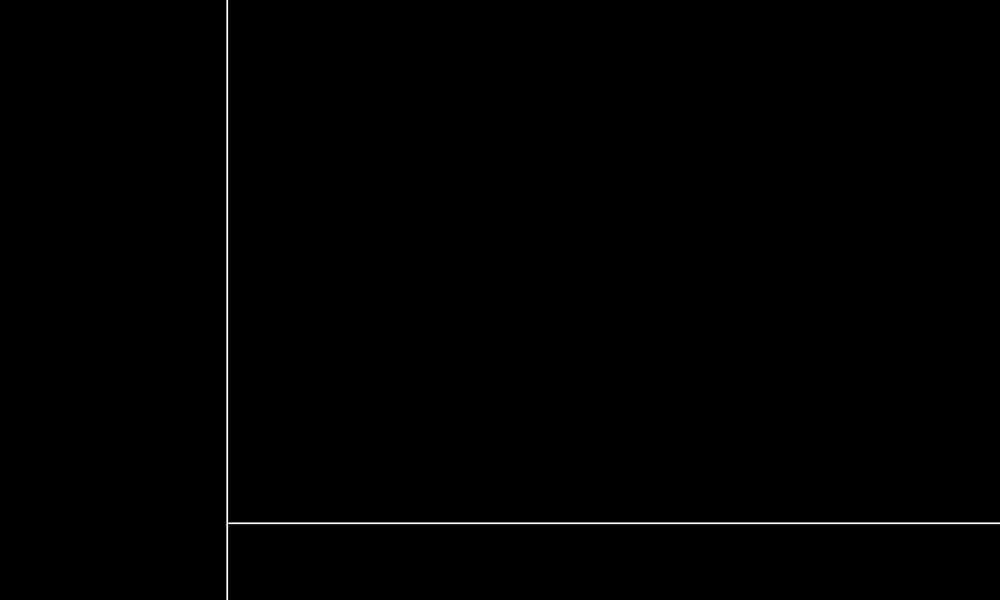
#> input picture data/gui/chat.png, 1000 x 600 px, shrunk from 2000 x 1200 before the run, found by its file name
$ python archat.py
#> lines starting #> are read from the running program, lines starting #| are printed output that depends on the picture; after the words box and inside, x2 and y2 are one past the last pixel; in counts of white or black regions, pixels touching at a corner belong together
## AR Chat #######################################################################################################
## a class for creating a message board in OpenCV

ROOT = "data/gui/"

import cv2 as cv


'''
An ARChat object outputs an array with a custom UI created by the Butcher Bros (spec. Michael)
Public Functions:
    - post: posts a message to the ARChat
    - stage: stages a message to the user's staging area
    - getPath: returns the path to the ARChat image
'''
class ARChat():

    '''
    Initialize a new ARChat.
    The ARChat always initializes with at least one board topic, "general"

    Inputs:
        - topic: the topic associated with each ARChat
        - roomIndex: number signifying which chatroom in the list of chatrooms is currently selected
        - chatrooms: a list of type str, which contains a string of currently active boards

    '''
    def __init__(self, topic, roomIndex, chatrooms = []):
        self.topic = topic
        self.messages = []
        self.rooms = chatrooms
        self.roomIndex = roomIndex
        self.wordlimit = 42
        self.fontSize = 1.5
        self.boardpath = topic
        self.stagedMessage = ""

        self.write_messages()
        self.write_rooms()


    '''
    Posts a message to be updated to the currently active board
    Inputs:
        - user (str): the name of the user who sent the message
        - message (str): the message sent by the user
        - color (tuple): the RGB tuple associated with the user
        - time (dict): dictionary with hour, minute, second
    '''
    def post(self, user, message, color, timestamp, overflow=False):
        h = ""
        m = ""
        s = ""
        if(len(user) + len(message) <= self.wordlimit):
            if(overflow == False):
                h = str(timestamp["hour"])
                m = str(timestamp["minute"])
                s = str(timestamp["second"])
                if(len(str(timestamp["hour"])) == 1):
                    h = '0' + str(timestamp["hour"])
                if(len(str(timestamp["minute"])) == 1):
                    m = '0' + str(timestamp["minute"])
                if(len(str(timestamp["second"])) == 1):
                    s = '0' + str(timestamp["second"])
                self.messages.insert(0, (user, message, color, "<" + h + ":" + m + ":" + s + ">"))
            else:
                self.messages.insert(0, ("", message, color, ""))
            self.write_messages()
            self.write_rooms()
            self.write_staged_message()
        else:
            if(overflow == False):
                h = str(timestamp["hour"])
                m = str(timestamp["minute"])
                s = str(timestamp["second"])
                if(len(str(timestamp["hour"])) == 1):
                    h = '0' + str(timestamp["hour"])
                if(len(str(timestamp["minute"])) == 1):
                    m = '0' + str(timestamp["minute"])
                if(len(str(timestamp["second"])) == 1):
                    s = '0' + str(timestamp["second"])
                msg = self.process_msg(message, self.wordlimit)
                self.messages.insert(0, (user, msg[0], color, "<" + h + ":" + m + ":" + s + ">"))
                self.post(user, msg[1], color, "", True)
            else:
                msg = self.process_msg(message, self.wordlimit)
                self.messages.insert(0, ("", msg[0], color, ""))
                self.post(user, msg[1], color, "", True)


    '''
    Stages a message to the user's staging area

    Inputs:
        - message (str): the string to place in the user's message box
    '''
    def stage(self, message, index=0):
        if(len(message) <= (self.wordlimit + 20)):
            self.stagedMessage = message
            if(index == 0):
                self.write_staged_message()
            else:
                self.write_staged_message(index)
        else:
            msg = self.process_msg(message, self.wordlimit + 20)
            self.stagedMessage = msg[0]
            self.write_staged_message()
            index += 1
            self.stage(msg[1], index)


    '''
    Returns a path to the saved ARChat .jpg
    '''
    def getPath(self):
        return ROOT + self.boardpath

    def addRoom(self, topic):
        self.rooms.append(topic)
        self.write_messages()
        self.write_rooms()

    # message overflow processing
    def process_msg(self, message, lim):
        for i in range(lim, 0, -2):
            if(message[i] == ' '):
                return (message[:i], message[i+1:])

    # post messages to chatboard
    def write_messages(self):
        im = cv.imread(ROOT + 'chat.png', 1)

        index = 0
        for message in self.messages:
            if len(message[3]) != 0:
                cv.putText(im, message[3] + " " + message[0] + ": " + message[1], (int(im.shape[1]/4), im.shape[0]-200-80*index), cv.FONT_HERSHEY_SIMPLEX, self.fontSize, message[2], 2, cv.LINE_AA)
            else:
                cv.putText(im, message[0] + message[1], (int(im.shape[1]/4), im.shape[0]-200-80*index), cv.FONT_HERSHEY_SIMPLEX, self.fontSize, message[2], 2, cv.LINE_AA)
            index += 1
        cv.imwrite(str(self.getPath()) + '.jpg', im)

    # post message rooms to chatboard
    def write_rooms(self):
        im = cv.imread(str(self.getPath()) + '.jpg', 1)
        index = 0
        for room in self.rooms:
            cv.putText(im, room, (50, im.shape[0]-1000+100*index), cv.FONT_HERSHEY_SIMPLEX, self.fontSize, (255,255,255), 2, cv.LINE_AA)
            if(index == self.roomIndex):
                cv.putText(im, room, (50, im.shape[0]-1000+100*index), cv.FONT_HERSHEY_SIMPLEX, self.fontSize, (255,0,255), 20, cv.LINE_AA)
                cv.putText(im, room, (50, im.shape[0]-1000+100*index), cv.FONT_HERSHEY_SIMPLEX, self.fontSize, (255,255,255), 2, cv.LINE_AA)
            index += 1
        cv.imwrite(str(self.getPath()) + '.jpg', im)

    # post queued message to chatboard
    def write_staged_message(self, index=0):
        im = cv.imread(str(self.getPath()) + '.jpg', 1)
        cv.putText(im, self.stagedMessage, (int(im.shape[1]/4), im.shape[0]-90+50*index), cv.FONT_HERSHEY_SIMPLEX, self.fontSize, [255,255,255], 2, cv.LINE_AA)
        cv.imwrite(str(self.getPath()) + '.jpg', im)

if __name__ == '__main__':
    masterRooms = ["chat1", "chat2", "chat3"]
    chat1 = ARChat("chat1", 0, masterRooms)
#> in write_messages, im is the input picture: shape (600, 1000, 3); min 0, max 255, mean 1
#> after the loop in write_messages, `for message in self.messages:`: index = 0
#> after the loop in write_rooms, `for room in self.rooms:`: index = 3
    chat2 = ARChat("chat2", 1, masterRooms)
    chat3 = ARChat("chat3", 2, masterRooms)

    chat1.post("Nico", "this is a tester message", [255,124,255], {"hour": 12, "minute": 31, "second": 22})
#> after the loop in write_messages (call 4), `for message in self.messages:`:
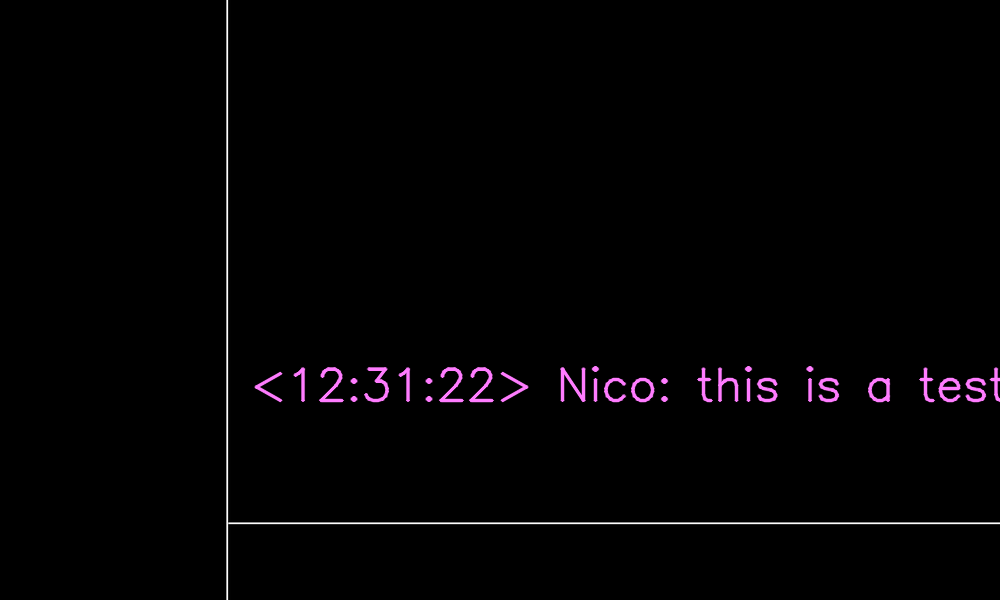
#> im: shape (600, 1000, 3); 1.2% of pixels changed, all inside (x1, y1, x2, y2) = (254, 366, 1000, 403)
#> after the loop in write_messages (call 4), `for message in self.messages:`: index = 1
    chat1.post("Nate", "this is a tester message really long please overflow due to character count", [0,0,255], {"hour": 12, "minute": 32, "second": 11})
#> after the loop in write_messages (call 5), `for message in self.messages:`:
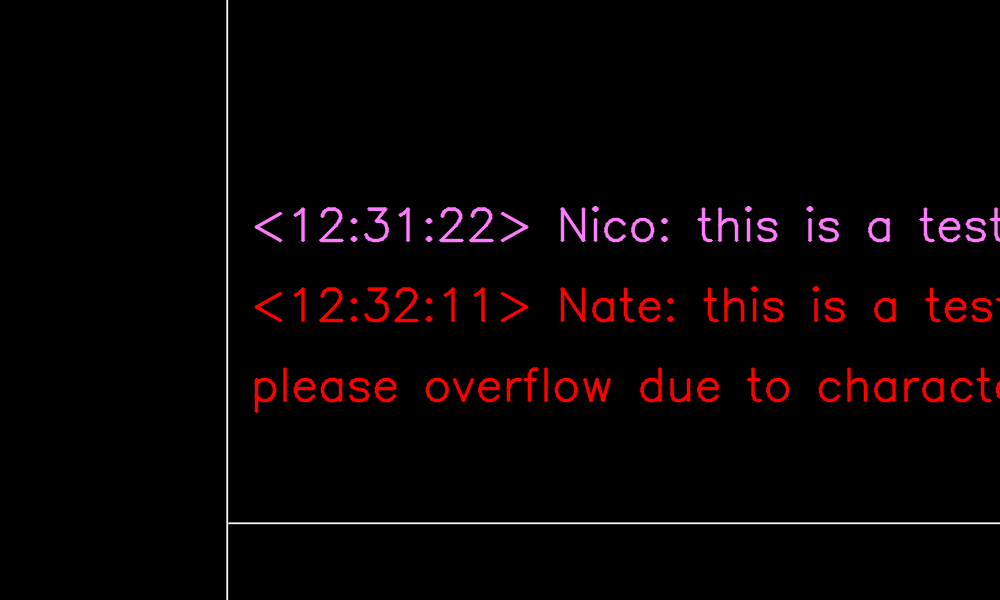
#> im: shape (600, 1000, 3); 3.71% of pixels changed, all inside (x1, y1, x2, y2) = (254, 206, 1000, 413)
#> after the loop in write_messages (call 5), `for message in self.messages:`: index = 3
    chat1.post("Tommy", "this is a tester message again", [255,0,0], {"hour": 12, "minute": 33, "second": 1})
#> after the loop in write_messages (call 6), `for message in self.messages:`:
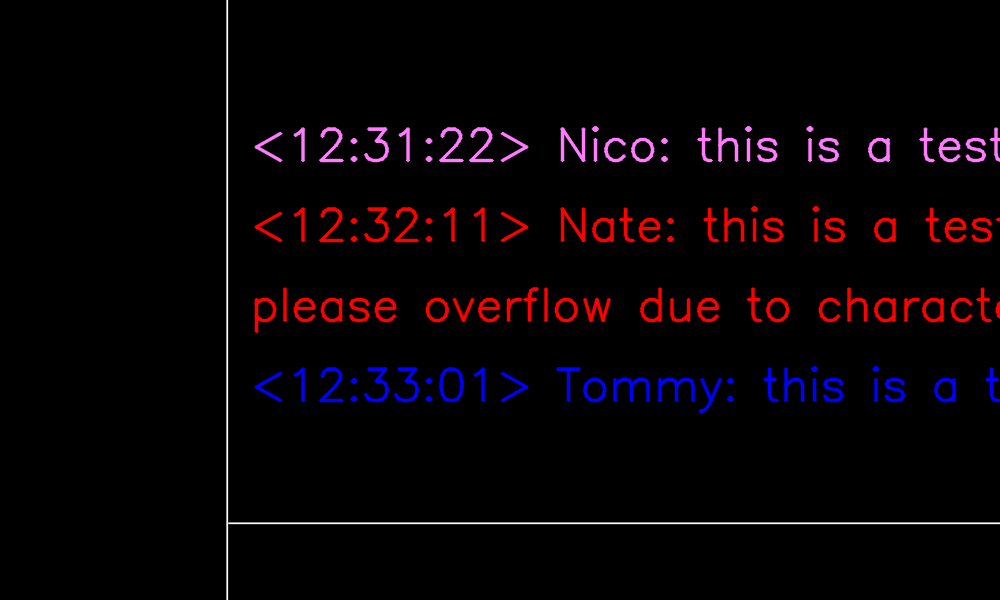
#> im: shape (600, 1000, 3); 4.87% of pixels changed, all inside (x1, y1, x2, y2) = (254, 126, 1000, 414)
#> after the loop in write_messages (call 6), `for message in self.messages:`: index = 4
    chat1.stage("I don't think this overflow works as intended yet so why don't I keep testing this stuff and see when it breaks")
#> in write_staged_message (call 5), `cv.putText(im, self.stagedMessage, (int(im.shape[1]/4), im.shape[0]-90..`:
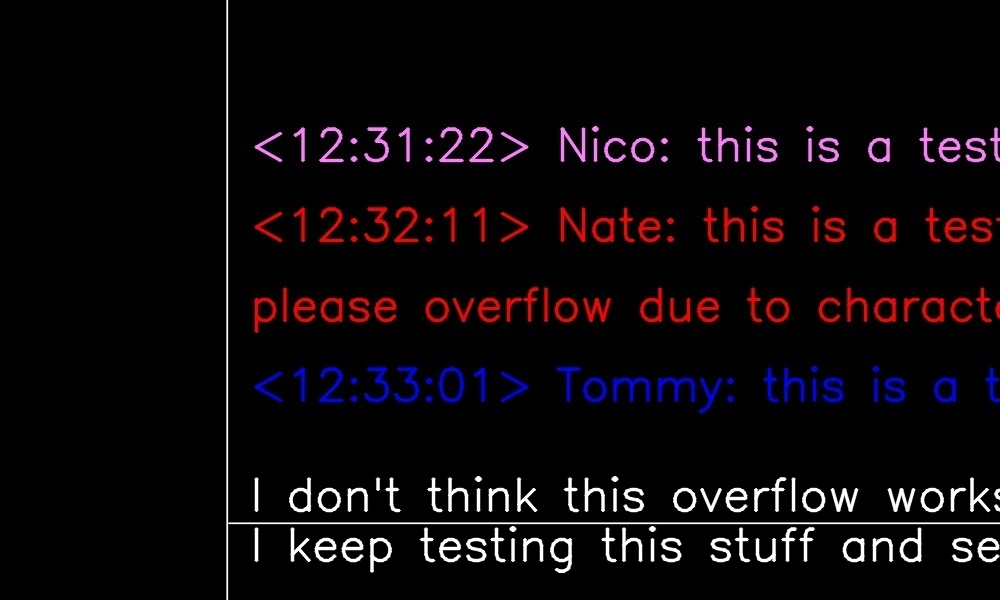
#> im: shape (600, 1000, 3); mean B, G, R 10.6, 7.6, 12.4

    chat2.post("Michael", "testing testing 123", [0,255,0], {"hour": 1, "minute": 5, "second": 2})
#> after the loop in write_messages (call 7), `for message in self.messages:`:
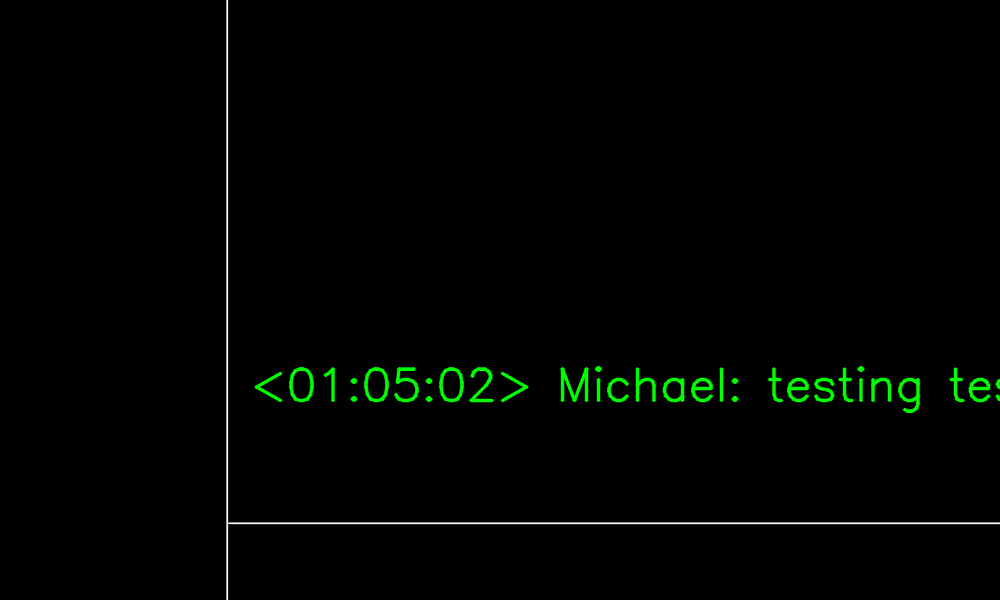
#> im: shape (600, 1000, 3); 1.38% of pixels changed, all inside (x1, y1, x2, y2) = (254, 366, 1000, 414)
#> after the loop in write_messages (call 7), `for message in self.messages:`: index = 1

    chat3.post("Walter", "Let's cook", [125,125,255], {"hour": 1, "minute": 5, "second": 2})
#> after the loop in write_messages (call 8), `for message in self.messages:`:
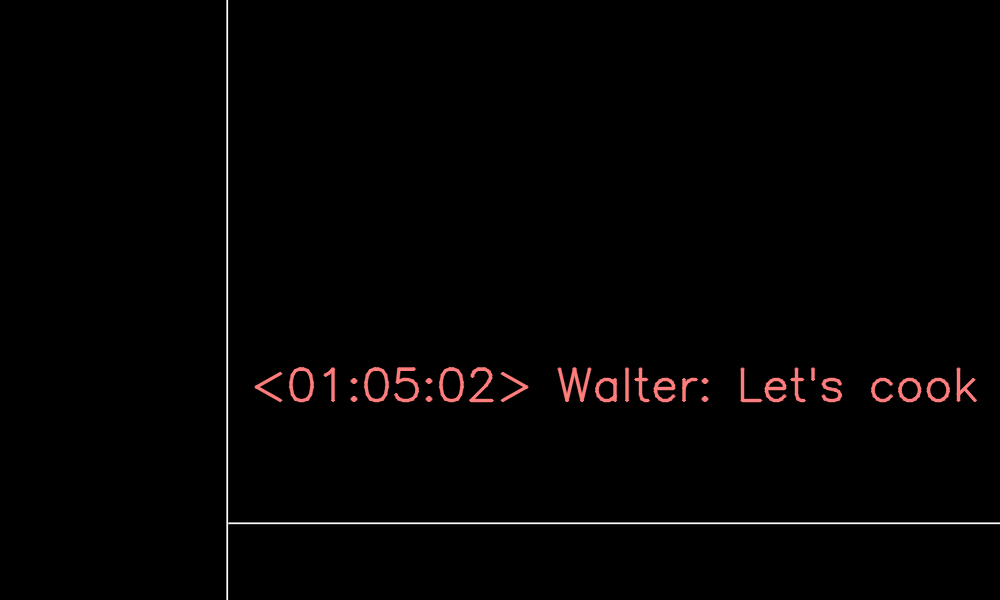
#> im: shape (600, 1000, 3); 1.27% of pixels changed, all inside (x1, y1, x2, y2) = (254, 366, 978, 403)
    chat3.post("Jesse", "Hell yeah", [255,125,125], {"hour": 1, "minute": 5, "second": 56})
#> after the loop in write_messages (call 9), `for message in self.messages:`:
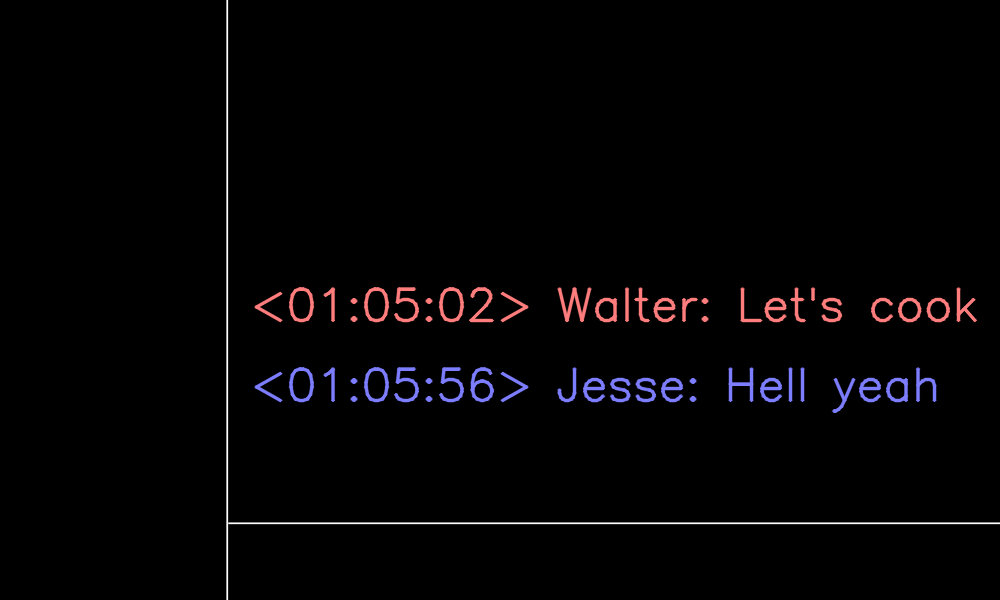
#> im: shape (600, 1000, 3); 2.51% of pixels changed, all inside (x1, y1, x2, y2) = (254, 286, 978, 414)
#> after the loop in write_messages (call 9), `for message in self.messages:`: index = 2
